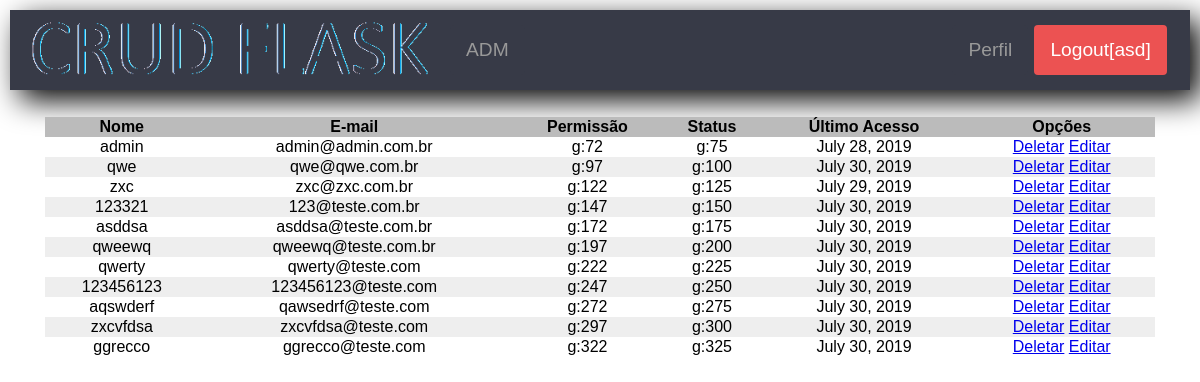
The page /admin (signed in) on the database its author committed.
### app/models.py (models this page shows, shortened)
class User(UserMixin, db.Model):
    id = db.Column(db.Integer, primary_key=True)
    username = db.Column(db.String(64), index=True, unique=True)
    email = db.Column(db.String(120), index=True, unique=True)
    password_hash = db.Column(db.String(128))
    last_seen = db.Column(db.DateTime, default=datetime.utcnow)
    permissions = db.Column(db.String(3))
    status = db.Column(db.String(10))
    cosia = db.relationship('Coisa', backref='QualquerCoisa', lazy='dynamic')

### app/routes.py (the view)
@app.route("/admin", methods=['GET', 'POST'])
@login_required
def admin():
    u = int(current_user.id)
    user = User.query.filter_by(id=u)
    if user[0].permissions != 'admin':
        return redirect(url_for('index'))
    user = User.query.all()
    return render_template('list_users.html', title='Usuarios',
                           users=user)

### app/models.py (called while the page is built)
@login.user_loader
def load_user(id):
    return User.query.get(int(id))

### app/routes.py (called while the page is built)
@app.before_request
def before_request():
    if current_user.is_authenticated:
        current_user.last_seen = datetime.utcnow()
        db.session.commit()
    g.locale = str(get_locale())

### app/templates/list_users.html
{% extends "index.html" %}
{% block content %}
<div style="margin-top: 15px;">
    <table>
        <thead>
            <tr>
                <th>Nome</th>
                <th>E-mail</th>
                <th>Permissão</th>
                <th>Status</th>
                <th>Último Acesso</th>
                <th>Opções</th>
            </tr>
        </thead>
    <tbody>
        {% for u in users %}
        {% if u.username != current_user.username %}
        <tr>
            <td>{{u.username}}</td>
            <td>{{u.email}}</td>
            <td class="permissao">{{u.permissions}}</td>
            <td class="td_status">{{u.status}}</td>
            <td>{{ moment(u.last_seen).format('LL') }}</td>
            <td>
                <a href="{{ url_for('delete_myuser', myuser=u.username) }}">Deletar</a>
                <a href="{{ url_for('edit_user', user=u.username) }}">Editar</a>
            </td>
        </tr>
        {% endif %}
        {% endfor %}
    </tbody>
    </table>
</div>
{% endblock %}

### app/templates/index.html (shortened to what this page needs)
<!DOCTYPE html>
<html lang="pt-br">
<head>
        <link href="https://maxcdn.bootstrapcdn.com/font-awesome/4.7.0/css/font-awesome.min.css" rel="stylesheet">
    <link rel="stylesheet" href="{{ url_for('static', filename='css/crf.css')}}">
</head>
<body>
    <header class="cabecalho">
        <div class="logo">
            <a href="{{ url_for('index')}}">
                <img src="{{url_for('static', filename='img/TESTE_logo.png')}}" alt="Logo" />
            </a>
        </div>
        {% if current_user.is_anonymous %}
            <aside class="lateral">
                <a href="{{ url_for('login') }}" class="btn-blue">Fazer login</a>
                <a href="{{ url_for('register') }}" class="botao btn-red">Cadastrar-se</a>
            </aside>
        {% elif current_user.permissions == 'admin' %}
        <nav class="menu">
            <ul>
                <li>
                    <a href="{{ url_for('admin') }}" class="btn">ADM</a>
                </li>
        </nav>
        {% endif %}
        {% if not current_user.is_anonymous %}
        <aside class="lateral">
            <a href="{{ url_for('user', username=current_user.username) }}" class="btn">Perfil</a>
            <a href="{{ url_for('logout') }}" class="btn-red botao">{{ _('Logout')}}[{{(current_user.username)}}]</a>
        </aside>
        {% endif %}
    </header>
    <div class="centro">
        {% block content %}{% endblock %}
    </div>
</body>
</html>

### app/static/css/crf.css (style rules this page uses)
body { margin: 10px; font-family: sans-serif; }
.cabecalho { background: #373a47; box-shadow: 10px 10px 30px 0px rgba(0,0,0,1); height: 80px; }
.cabecalho a { text-decoration: none; font-size: 1.2em; padding: 10px 15px; }
.logo img { height: 75px; }
.menu ul { list-style: none; margin: 0; padding: 0; }
.btn { color: #999; background: #373a47; display: inline-block; margin-bottom: 0; font-weight: 400; text-align: center; white-space: nowrap; vertical-align: middle; border: 1px solid transparent; padding: 6px 12px; font-size: 14px; line-height: 1.42857143; border-radius: 4px; background-image: none; font-size: 1.2em; }
.btn-red { color: #fff; background: #ec5252; display: inline-block; margin-bottom: 0; font-weight: 400; text-align: center; white-space: nowrap; vertical-align: middle; border: 1px solid transparent; padding: 6px 12px; font-size: 14px; line-height: 1.42857143; border-radius: 4px; background-image: none; font-size: 1.2em; }
.centro { padding: 1% 3%; }
table { border-collapse: collapse; width: 100%; position: center; }
thead { background: #ccc repeat-x left center; }
th { background: #bbb; }
tr { text-align: center; }
tr:nth-child(even) { background-color: #eee; }
.cabecalho { display: flex; align-items: center; justify-content: space-between; }
.menu { flex-grow: 10; }
.menu ul { display: flex; }
.lateral { display: flex; padding-right: 2.5%; }
.lateral a { margin-right: 3%; }

### rows shown on the page
User: username "asd"
User: username "admin", email "admin@admin.com.br", last_seen "July 28, 2019"
User: username "qwe", email "qwe@qwe.com.br", last_seen "July 30, 2019"
User: username "zxc", email "zxc@zxc.com.br", last_seen "July 29, 2019"
User: username "123321", email "123@teste.com.br", last_seen "July 30, 2019"
User: username "asddsa", email "asddsa@teste.com.br", last_seen "July 30, 2019"
User: username "qweewq", email "qweewq@teste.com.br", last_seen "July 30, 2019"
User: username "qwerty", email "qwerty@teste.com", last_seen "July 30, 2019"
User: username "123456123", email "123456123@teste.com", last_seen "July 30, 2019"
User: username "aqswderf", email "qawsedrf@teste.com", last_seen "July 30, 2019"
User: username "zxcvfdsa", email "zxcvfdsa@teste.com", last_seen "July 30, 2019"
User: username "ggrecco", email "ggrecco@teste.com", last_seen "July 30, 2019"
